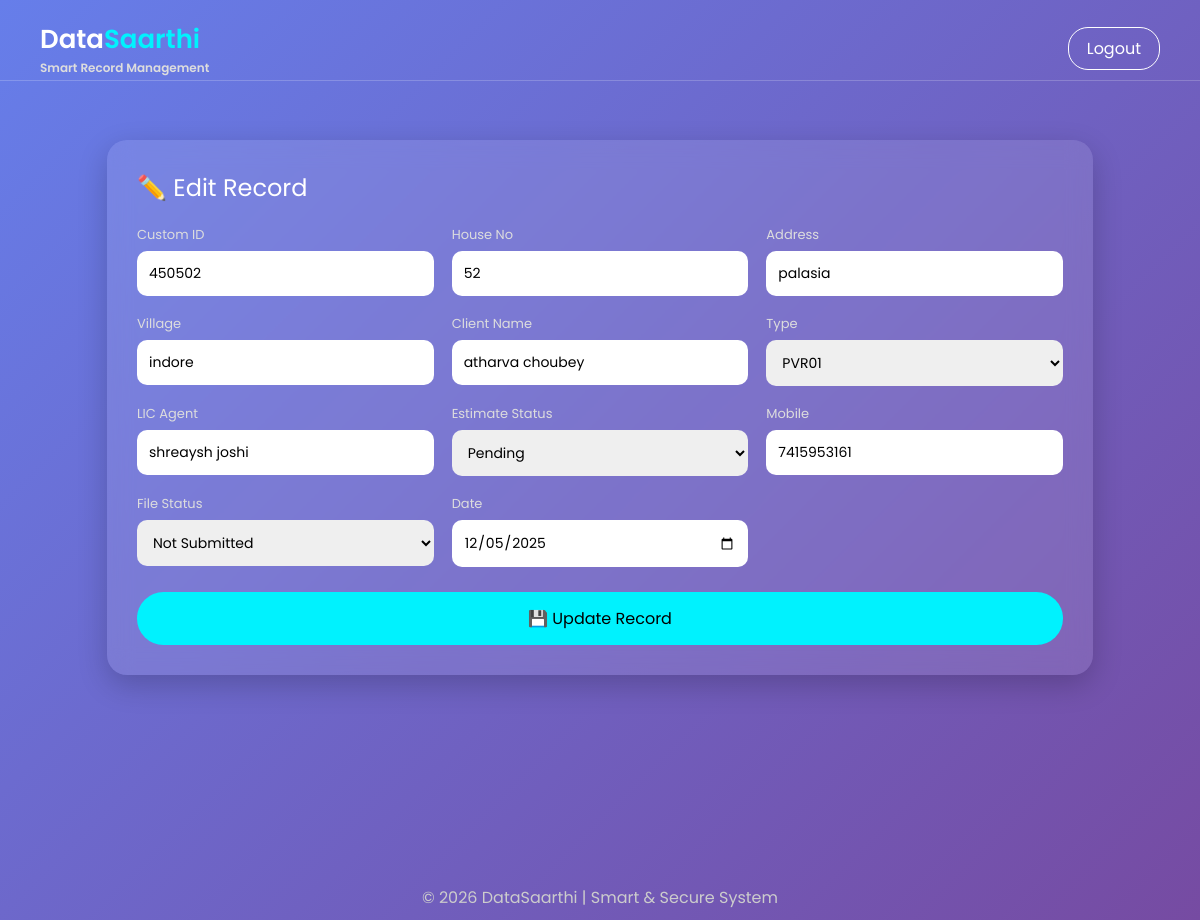
Page /edit/3/ (signed in) on the committed database.
### reports/models.py (models this page shows, shortened)
class Report(models.Model):
    custom_id = models.CharField(max_length=50, unique=True)
    house_no = models.CharField(max_length=50)
    address = models.TextField()
    village = models.CharField(max_length=100)
    client_name = models.CharField(max_length=100)
    TYPE_CHOICES = [
        ('PVR01', 'PVR01'),
        ('PVR02', 'PVR02'),
        ('PVR03', 'PVR03'),
        ('PVR04', 'PVR04'),
    ]
    type = models.CharField(max_length=10, choices=TYPE_CHOICES)
    SUB_TYPE_CHOICES = [
        ('Flat', 'Flat'),
        ('House', 'House'),
    ]
    sub_type = models.CharField(max_length=10, choices=SUB_TYPE_CHOICES, blank=True, null=True)
    lic_agent_name = models.CharField(max_length=100)
    ESTIMATE_STATUS_CHOICES = [
        ('Paid', 'Paid'),
        ('Pending', 'Pending'),
    ]
    estimate_status = models.CharField(max_length=10, choices=ESTIMATE_STATUS_CHOICES)
    client_mobile = models.CharField(max_length=15)
    FILE_STATUS_CHOICES = [
        ('Submitted', 'Submitted'),
        ('Not Submitted', 'Not Submitted'),
    ]
    file_status = models.CharField(max_length=15, choices=FILE_STATUS_CHOICES)
    date = models.DateField()
    user = models.ForeignKey(User, on_delete=models.CASCADE)

### reports/views.py (the view, shortened to what this page needs)
# urls.py: path('edit/<int:id>/', views.edit_record, name='edit'),
def edit_record(request, id):
    record = get_object_or_404(Report, id=id, user=request.user)
    return render(request, 'edit.html', {'record': record})

### templates/edit.html (shortened to what this page needs)
<!DOCTYPE html>
<html lang="en">
<head>
</head>
<body>
<div class="navbar">
    <div class="logo">
        Data<span>Saarthi</span>
        <div class="tagline">Smart Record Management</div>
    </div>
    <a href="#" class="logout">Logout</a>
</div>
<div class="header-line"></div>
<div class="container">
<div class="card">
<div class="title">✏️ Edit Record</div>
<form method="POST">
<div class="grid">
<div class="field">
<label>Custom ID</label>
<input type="text" name="custom_id" value="{{ record.custom_id }}">
</div>
<div class="field">
<label>House No</label>
<input type="text" name="house_no" value="{{ record.house_no }}">
</div>
<div class="field">
<label>Address</label>
<input type="text" name="address" value="{{ record.address }}">
</div>
<div class="field">
<label>Village</label>
<input type="text" name="village" value="{{ record.village }}">
</div>
<div class="field">
<label>Client Name</label>
<input type="text" name="client_name" value="{{ record.client_name }}">
</div>
<div class="field">
<label>Type</label>
<select name="type" id="type">
<option value="PVR01" {% if record.type == "PVR01" %}selected{% endif %}>PVR01</option>
</select>
</div>
<div class="field">
<label>LIC Agent</label>
<input type="text" name="lic_agent_name" value="{{ record.lic_agent_name }}">
</div>
<div class="field">
<label>Estimate Status</label>
<select name="estimate_status">
<option value="Pending" {% if record.estimate_status == "Pending" %}selected{% endif %}>Pending</option>
</select>
</div>
<div class="field">
<label>Mobile</label>
<input type="text" name="client_mobile" value="{{ record.client_mobile }}">
</div>
<div class="field">
<label>File Status</label>
<select name="file_status">
<option value="Not Submitted" {% if record.file_status == "Not Submitted" %}selected{% endif %}>Not Submitted</option>
</select>
</div>
<div class="field">
<label>Date</label>
<input type="date" name="date" value="{{ record.date|date:'Y-m-d' }}">
</div>
</div>
<button class="btn">💾 Update Record</button>
</form>
</div>
</div>
<div class="footer">
© 2026 DataSaarthi | Smart & Secure System
</div>
</body>
</html>

### templates/edit.html (style rules this page uses)
* { margin: 0; padding: 0; box-sizing: border-box; font-family: 'Poppins', sans-serif; }
body { min-height: 100vh; background: linear-gradient(135deg, #667eea, #764ba2); }
.navbar { position: fixed; top: 0; width: 100%; padding: 20px 40px; display: flex; justify-content: space-between; align-items: center; }
.logo { color: white; font-size: 26px; font-weight: 600; }
.logo span { color: #00f2fe; }
.tagline { font-size: 12px; color: #ddd; }
.logout { color: white; border: 1px solid white; padding: 8px 18px; border-radius: 20px; text-decoration: none; }
.header-line { position: fixed; top: 80px; width: 100%; height: 1px; background: rgba(255,255,255,0.2); }
.container { margin-top: 120px; display: flex; justify-content: center; padding: 20px; }
.card { width: 85%; max-width: 1100px; background: rgba(255,255,255,0.1); padding: 30px; border-radius: 20px; backdrop-filter: blur(12px); box-shadow: 0 10px 30px rgba(0,0,0,0.2); }
.title { color: white; font-size: 24px; margin-bottom: 20px; }
.grid { display: grid; grid-template-columns: repeat(3, 1fr); gap: 18px; }
.field { display: flex; flex-direction: column; }
label { color: #ddd; font-size: 13px; margin-bottom: 6px; }
input, select { padding: 12px; border-radius: 10px; border: none; outline: none; font-size: 14px; }
.btn { margin-top: 25px; padding: 14px; border-radius: 50px; border: none; background: #00f2fe; color: black; font-size: 16px; cursor: pointer; transition: 0.3s; width: 100%; }
.footer { position: fixed; bottom: 10px; width: 100%; text-align: center; color: #ccc; }

### rows in the picture
Report: custom_id "450502", house_no "52", address "palasia", village "indore", client_name "atharva choubey", type "PVR01", lic_agent_name "shreaysh joshi", estimate_status "Pending", client_mobile "7415953161", file_status "Not Submitted", date "12/05/2025"
